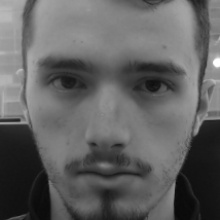
#> input picture deteccao-e-reconhecimento-facial/fotos/Pedro_1.jpg, 220 x 220 px, given in place of the camera
$ python capturas.py
#> lines starting #> are read from the running program, lines starting #| are printed output that depends on the picture; after the words box and inside, x2 and y2 are one past the last pixel; in counts of white or black regions, pixels touching at a corner belong together
#> the answer given: deteccao-e-reconhecimento-facial/fotos/Pedro_1.jpg
#> the answer given: out.png
import cv2
from pathlib import Path


class Capturador:

    def __init__(self):

        # Pasta raiz do projeto
        raiz_projeto = Path(__file__).resolve().parent

        # Haar Cascade
        self.caminhoHaarCascade = (
            raiz_projeto
            / "bot"
            / "utils"
            / "haarcascade_frontalface_default.xml"
        )

        self.cascade = cv2.CascadeClassifier(
            str(self.caminhoHaarCascade)
        )

        if self.cascade.empty():
            raise Exception(
                f"Erro ao carregar o Haar Cascade:\n"
                f"{self.caminhoHaarCascade}"
            )

        # Webcam
        self.camera = cv2.VideoCapture(0)

        if not self.camera.isOpened():
            raise Exception("Não foi possível abrir a webcam.")

        # Tamanho das imagens
        self.largura = 220
        self.altura = 220

    def capturar(self, nome, pasta, quantidade=50):

        # Salva dentro de bot/
#> called with pasta = 'out.png', quantidade = 50
        raiz_projeto = Path(__file__).resolve().parent

        pasta_saida = (
            raiz_projeto
            / "bot"
            / pasta
        )

        pasta_saida.mkdir(
            parents=True,
            exist_ok=True
        )

        amostra = 1

        print()
        print("===================================")
        print("      CAPTURA DE FACES")
        print("===================================")
        print()
        print("Pressione T para tirar uma foto.")
        print("Pressione Q para sair.")
        print()

        while amostra <= quantidade:

            status, imagem = self.camera.read()
#> imagem is the input picture: shape (220, 220, 3); min 8, max 255, mean 97.2

            if not status:
                print("Não foi possível capturar imagem.")
                break

            imagemCinza = cv2.cvtColor(
                imagem,
                cv2.COLOR_BGR2GRAY
            )

            faces = self.cascade.detectMultiScale(
                imagemCinza,
                scaleFactor=1.05,
                minSize=(150, 150)
            )
#> faces = [[11, 12, 195, 195]]

            # Desenha os rostos detectados
            for x, y, largura, altura in faces:

                cv2.rectangle(
                    imagem,
                    (x, y),
                    (x + largura, y + altura),
                    (0, 0, 255),
                    2
                )
#> this loop made 1 pass
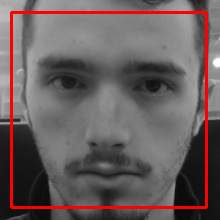
#> imagem: shape (220, 220, 3); 4.83% of pixels changed, all inside (x1, y1, x2, y2) = (10, 11, 208, 209)

            # Mostra instruções na tela
            cv2.putText(
                imagem,
                "T = Capturar | Q = Sair",
                (20, 30),
                cv2.FONT_HERSHEY_SIMPLEX,
                0.7,
                (0, 255, 0),
                2
            )

            cv2.putText(
                imagem,
                f"Fotos: {amostra - 1}/{quantidade}",
                (20, 60),
                cv2.FONT_HERSHEY_SIMPLEX,
                0.7,
                (0, 255, 0),
                2
            )
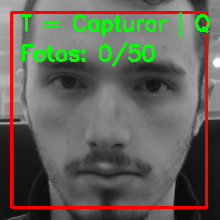
#> imagem: shape (220, 220, 3); mean B, G, R 88, 98.3, 100

            cv2.imshow(
                "Captura de rosto",
                imagem
            )

            tecla = cv2.waitKey(1) & 0xFF
#> (key q is pressed here)

            # Q = sair
            if tecla == ord("q"):
                print("Captura interrompida.")
                break

            # T = tirar foto
            if tecla == ord("t"):

                if len(faces) == 0:
                    print("Nenhum rosto detectado. Tente novamente.")
                    continue

                # Usa o primeiro rosto detectado
                x, y, largura, altura = faces[0]

                rosto = imagemCinza[
                    y:y + altura,
                    x:x + largura
                ]

                rosto = cv2.resize(
                    rosto,
                    (self.largura, self.altura)
                )

                caminho = (
                    pasta_saida
                    / f"{nome}_{amostra}.jpg"
                )

                cv2.imwrite(
                    str(caminho),
                    rosto
                )

                print(
                    f"Foto {amostra}/{quantidade} salva: "
                    f"{caminho}"
                )

                amostra += 1

        self.camera.release()
        cv2.destroyAllWindows()

        print()
        print("Captura finalizada.")
        print(f"Fotos salvas em: {pasta_saida}")


# ===================================
# EXECUÇÃO
# ===================================

capturador = Capturador()

nome = input(
    "Digite o nome da pessoa: "
)

pasta = input(
    "Digite a pasta onde deseja salvar "
    "(fotos ou desconhecidos): "
)

capturador.capturar(
    nome,
    pasta,
    quantidade=50
)

$ run again, on deteccao-e-reconhecimento-facial/fotos/Pedro_10.jpg
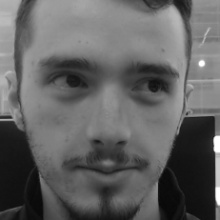
#> input picture deteccao-e-reconhecimento-facial/fotos/Pedro_10.jpg, 220 x 220 px, given in place of the camera
#> in capturar, imagem is the input picture: shape (220, 220, 3); min 7, max 255, mean 97.8
#> faces = [[11, 11, 196, 196]]
#> the loop in capturar, `for x, y, largura, altura in faces: ` made 1 pass
#> after the loop in capturar, `for x, y, largura, altura in faces:`:
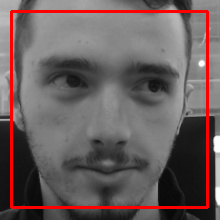
#> imagem: shape (220, 220, 3); 4.85% of pixels changed, all inside (x1, y1, x2, y2) = (10, 10, 209, 209)
#> in capturar, `cv2.putText( imagem, f"Fotos: {amostra - 1}/{quantidade}", (20, 60), c..`:
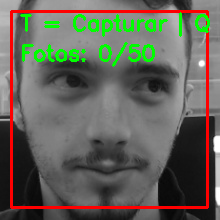
#> imagem: shape (220, 220, 3); mean B, G, R 88.2, 98.5, 100.3

$ run again, on deteccao-e-reconhecimento-facial/fotos/Pedro_11.jpg
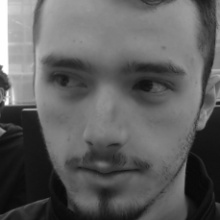
#> input picture deteccao-e-reconhecimento-facial/fotos/Pedro_11.jpg, 220 x 220 px, given in place of the camera
#> in capturar, imagem is the input picture: shape (220, 220, 3); min 7, max 255, mean 94.9
#> faces = [[9, 8, 198, 198]]
#> the loop in capturar, `for x, y, largura, altura in faces: ` made 1 pass
#> after the loop in capturar, `for x, y, largura, altura in faces:`:
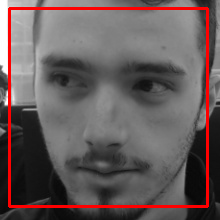
#> imagem: shape (220, 220, 3); 4.9% of pixels changed, all inside (x1, y1, x2, y2) = (8, 7, 209, 208)
#> in capturar, `cv2.putText( imagem, f"Fotos: {amostra - 1}/{quantidade}", (20, 60), c..`:
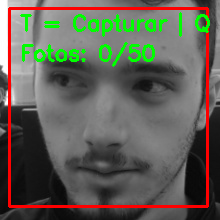
#> imagem: shape (220, 220, 3); mean B, G, R 85.5, 95.8, 97.8

$ run again, on deteccao-e-reconhecimento-facial/fotos/Pedro_12.jpg
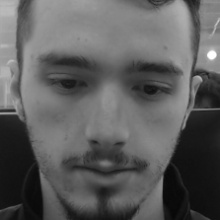
#> input picture deteccao-e-reconhecimento-facial/fotos/Pedro_12.jpg, 220 x 220 px, given in place of the camera
#> in capturar, imagem is the input picture: shape (220, 220, 3); min 7, max 255, mean 93
#> faces = [[10, 11, 197, 197]]
#> the loop in capturar, `for x, y, largura, altura in faces: ` made 1 pass
#> after the loop in capturar, `for x, y, largura, altura in faces:`:
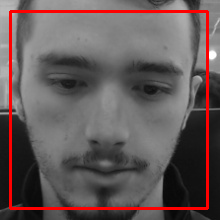
#> imagem: shape (220, 220, 3); 4.88% of pixels changed, all inside (x1, y1, x2, y2) = (9, 10, 209, 210)
#> in capturar, `cv2.putText( imagem, f"Fotos: {amostra - 1}/{quantidade}", (20, 60), c..`:
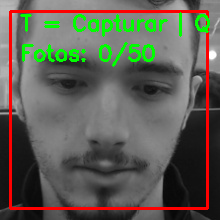
#> imagem: shape (220, 220, 3); mean B, G, R 83.9, 94.2, 96.1
